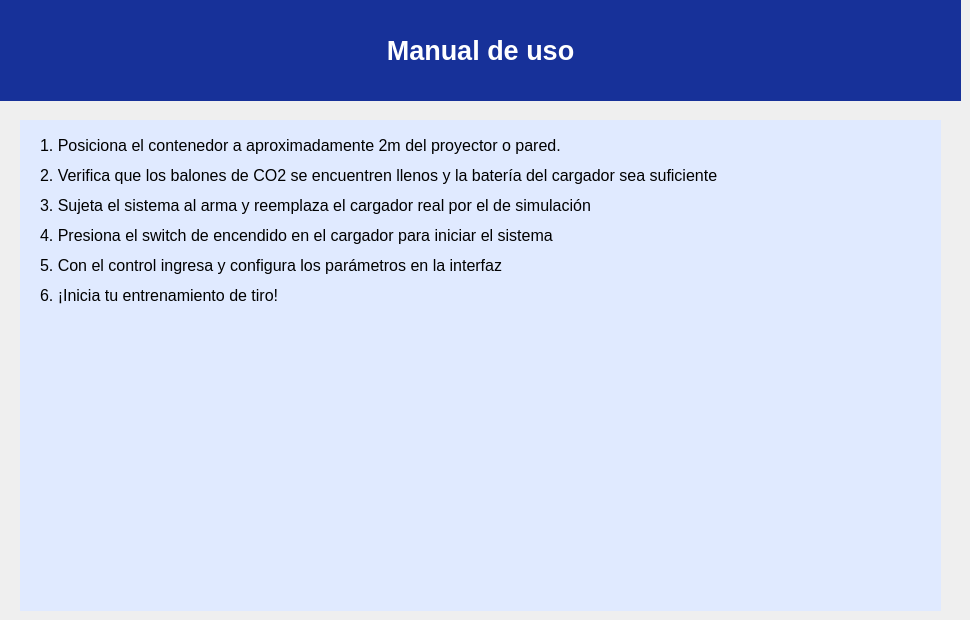
            <widget class="QWidget" name="page_tres">
             <widget class="QLabel" name="label_2">
              <property name="geometry">
               <rect>
                <x>0</x>
                <y>0</y>
                <width>961</width>
                <height>101</height>
               </rect>
              </property>
              <property name="font">
               <font>
                <pointsize>20</pointsize>
                <weight>75</weight>
                <bold>true</bold>
               </font>
              </property>
              <property name="autoFillBackground">
               <bool>false</bool>
              </property>
              <property name="styleSheet">
               <string notr="true">border-color: rgb(0, 255, 127);
background-color: #173199;
color: rgb(255, 255, 255);</string>
              </property>
              <property name="text">
               <string>Manual de uso</string>
              </property>
              <property name="alignment">
               <set>Qt::AlignCenter</set>
              </property>
             </widget>
             <widget class="QLabel" name="label_20">
              <property name="geometry">
               <rect>
                <x>220</x>
                <y>310</y>
                <width>561</width>
                <height>291</height>
               </rect>
              </property>
              <property name="text">
               <string/>
              </property>
              <property name="pixmap">
               <pixmap>operaciones.PNG</pixmap>
              </property>
              <property name="scaledContents">
               <bool>true</bool>
              </property>
             </widget>
             <widget class="QLabel" name="label_21">
              <property name="geometry">
               <rect>
                <x>40</x>
                <y>130</y>
                <width>671</width>
                <height>31</height>
               </rect>
              </property>
              <property name="font">
               <font>
                <pointsize>12</pointsize>
               </font>
              </property>
              <property name="styleSheet">
               <string notr="true">background-color: rgb(224, 234, 255);</string>
              </property>
              <property name="text">
               <string>1. Posiciona el contenedor a aproximadamente 2m del proyector o pared.</string>
              </property>
             </widget>
             <widget class="QLabel" name="label_22">
              <property name="geometry">
               <rect>
                <x>20</x>
                <y>120</y>
                <width>921</width>
                <height>491</height>
               </rect>
              </property>
              <property name="styleSheet">
               <string notr="true">background-color: rgb(224, 234, 255);</string>
              </property>
              <property name="text">
               <string/>
              </property>
             </widget>
             <widget class="QLabel" name="label_23">
              <property name="geometry">
               <rect>
                <x>40</x>
                <y>190</y>
                <width>711</width>
                <height>31</height>
               </rect>
              </property>
              <property name="font">
               <font>
                <pointsize>12</pointsize>
               </font>
              </property>
              <property name="styleSheet">
               <string notr="true">background-color: rgb(224, 234, 255);</string>
              </property>
              <property name="text">
               <string>3. Sujeta el sistema al arma y reemplaza el cargador real por el de simulación</string>
              </property>
             </widget>
             <widget class="QLabel" name="label_24">
              <property name="geometry">
               <rect>
                <x>40</x>
                <y>160</y>
                <width>871</width>
                <height>31</height>
               </rect>
              </property>
              <property name="font">
               <font>
                <pointsize>12</pointsize>
               </font>
              </property>
              <property name="styleSheet">
               <string notr="true">background-color: rgb(224, 234, 255);</string>
              </property>
              <property name="text">
               <string>2. Verifica que los balones de CO2 se encuentren llenos y la batería del cargador sea suficiente</string>
              </property>
             </widget>
             <widget class="QLabel" name="label_25">
              <property name="geometry">
               <rect>
                <x>40</x>
                <y>220</y>
                <width>671</width>
                <height>31</height>
               </rect>
              </property>
              <property name="font">
               <font>
                <pointsize>12</pointsize>
               </font>
              </property>
              <property name="styleSheet">
               <string notr="true">background-color: rgb(224, 234, 255);</string>
              </property>
              <property name="text">
               <string>4. Presiona el switch de encendido en el cargador para iniciar el sistema</string>
              </property>
             </widget>
             <widget class="QLabel" name="label_26">
              <property name="geometry">
               <rect>
                <x>40</x>
                <y>250</y>
                <width>671</width>
                <height>31</height>
               </rect>
              </property>
              <property name="font">
               <font>
                <pointsize>12</pointsize>
               </font>
              </property>
              <property name="styleSheet">
               <string notr="true">background-color: rgb(224, 234, 255);</string>
              </property>
              <property name="text">
               <string>5. Con el control ingresa y configura los parámetros en la interfaz</string>
              </property>
             </widget>
             <widget class="QLabel" name="label_27">
              <property name="geometry">
               <rect>
                <x>40</x>
                <y>280</y>
                <width>671</width>
                <height>31</height>
               </rect>
              </property>
              <property name="font">
               <font>
                <pointsize>12</pointsize>
               </font>
              </property>
              <property name="styleSheet">
               <string notr="true">background-color: rgb(224, 234, 255);</string>
              </property>
              <property name="text">
               <string>6. ¡Inicia tu entrenamiento de tiro!</string>
              </property>
             </widget>
             <zorder>label_22</zorder>
             <zorder>label_2</zorder>
             <zorder>label_20</zorder>
             <zorder>label_21</zorder>
             <zorder>label_23</zorder>
             <zorder>label_24</zorder>
             <zorder>label_25</zorder>
             <zorder>label_26</zorder>
             <zorder>label_27</zorder>
            </widget>
